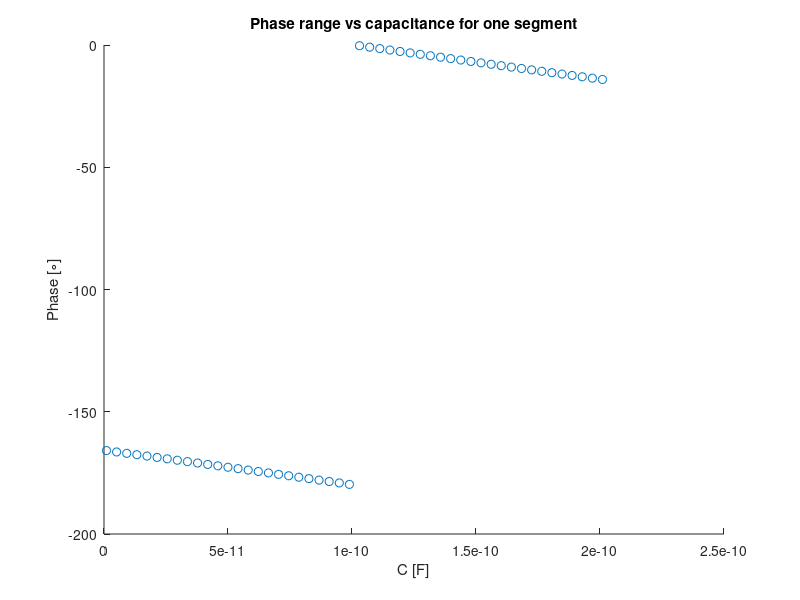

The MATLAB script that drew this image:
% Debjit Sarkar
% September 2018
% Optimizing the number of stages need for 2PI phase shifting

%% Structure
%
%  ____45deg_________________45deg____
%  ------------     |     ------------
%           |     -----     |
%          GND    |   |    GND
%                 C   L
%                 |   |
%                 -----
%                   |
%                  GND
%

%% Inputs
Ptol = 1; % Input power tolerance
Dm = 100e-12; % Depth of modulation for saw, +/- to capacitance
C0 = 101e-12; % For example

%Y_C = 1j * 50; % Admittance of tunable capacitor
%Y_L = -1j * 50; % Admittance of fixed inductor

%% Setup
f = 10e9;
w = 2 * pi * f;
L0 = 1 / (w^2 * C0);

T_saw = 50; % Number of values in one saw period

Call = linspace(C0 - Dm, C0 + Dm, T_saw);
Yall = 1./(1/(1j*w*L0)+1j*w*Call);

%Y_Cmin = Y_C - 1j * Dm;
%Y_Cmax = Y_C + 1j * Dm;

%Y_Call = linspace(Y_Cmin, Y_Cmax, T_saw);

toggle = true; % Used to initialize phase_min/max
phase_min = 0; % in degrees
phase_max = 0;
phase_vec = zeros(1,T_saw); % Stores phases for each cap val
S_vec(:,:,1:T_saw) = zeros(2,2,T_saw); % Stores S-params

%% Finding phases for single segment

for foo = 1:T_saw
    %Y = Y_Call(foo) + Y_L;
    Y = Yall(foo);
    
    BL = pi / 4;
    Z0 = 50;
    TL_ABCD = [cos(BL), 1j*Z0*sin(BL);
        1j*sin(BL)/Z0, cos(BL)];
    shunt_ABCD = [1 0; Y 1];
    
    full_ABCD = TL_ABCD * shunt_ABCD * TL_ABCD; % ABCD for 1 segment
    
    %full_S = abcd2s(full_ABCD, Z0); doesn't work for symbolic vars
    A = full_ABCD(1,1);
    B = full_ABCD(1,2);
    C = full_ABCD(2,1);
    D = full_ABCD(2,2);
    
    denom = A + B / Z0 + C * Z0 + D; % ABCD to S
    S_vec(1,1,foo) = (A + B / Z0 - C * Z0 - D) / denom;
    S_vec(1,2,foo) = 2 * (A * D - B * C) / denom;
    S_vec(2,1,foo) = 2 / denom;
    S_vec(2,2,foo) = (-A + B / Z0 - C * Z0 + D) / denom;
    %S11 = (A + B / Z0 - C * Z0 - D) / denom;
    %S12 = 2 * (A * D - B * C) / denom;
    %S21 = 2 / denom;
    %S22 = (-A + B / Z0 - C * Z0 + D) / denom;
    
    %phase = rad2deg(wrapTo2Pi(angle(S21)));
    %phase = rad2deg(angle(S21));
    phase = rad2deg(angle(S_vec(2,1,foo)));
    
    phase_vec(foo) = phase; % Write phase for plotting
    
    % Update phase min/max
    if(toggle) % Initialize
        phase_min = phase;
        phase_max = phase;
        toggle = false;
    elseif(phase < phase_min)
        phase_min = phase;
    elseif(phase > phase_max)
        phase_max = phase;
    end
    
end

%% Display one segment
figure;
hold on;
scatter(Call, phase_vec);
title('Phase range vs capacitance for one segment');
xlabel('C [F]');
ylabel('Phase [\circ]');

%scatter(imag(Y_Call), phase_vec);
%title('Phase range vs Y_C');
%xlabel('Y_C [1/\omega]');

%% Determine minimum number of segments


%% Outputs
% C = 1; % Center capacitance
% N = 1; % # of segments
